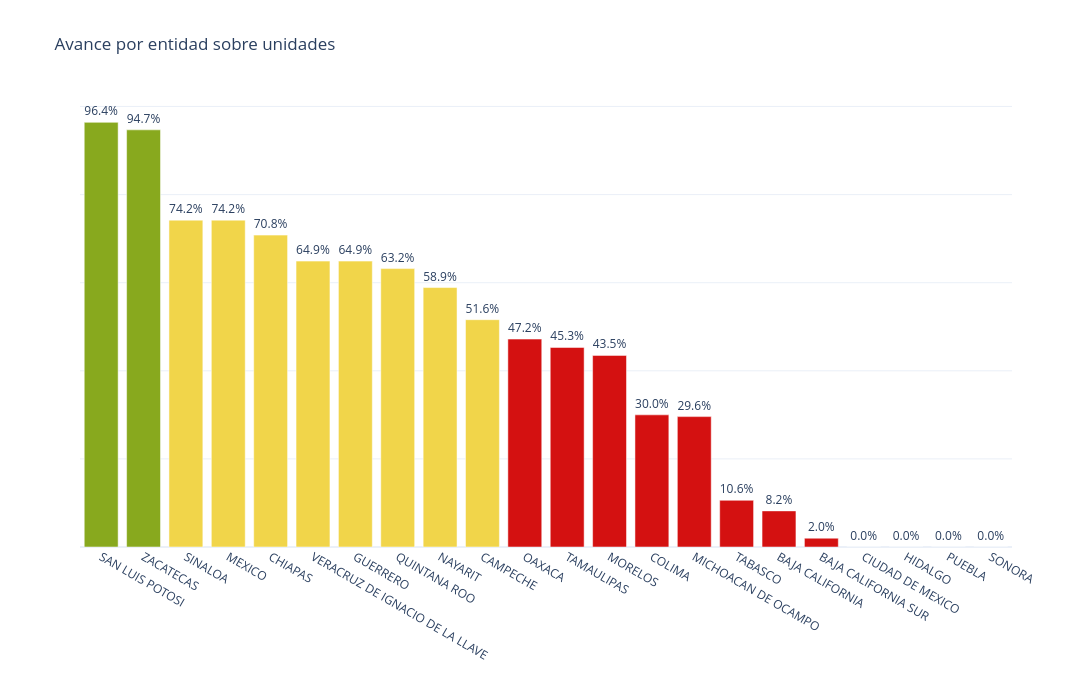

Notebook code cell kept with this figure:
### Markdown cell above
## graficas

### Code cell
import plotly.express as px

# Tabla base para la grafica
tabla = tabla_avance.sort_values("porcentaje", ascending=False).copy()

# Lista de CLUES faltantes por entidad para hover
faltantes_hover = (
    faltantes_por_estados
    .groupby("entidad")["clues_imb"]
    .apply(lambda s: "<br>".join(sorted(s.astype(str).unique())))
    .reset_index(name="clues_faltantes_hover")
)

tabla = tabla.merge(faltantes_hover, on="entidad", how="left")
tabla["clues_faltantes_hover"] = tabla["clues_faltantes_hover"].fillna("Sin CLUES faltantes")

# Semaforo de colores
tabla["color"] = tabla["porcentaje"].apply(
    lambda p:
        "#0D5D2A" if p == 100 else
        "#88A91E" if p >= 80 else
        "#F1D54A" if p >= 50 else
        "#D41111"
)

fig = px.bar(
    tabla,
    x="entidad",
    y="porcentaje",
    text="porcentaje",
    title="Avance por entidad sobre unidades",
    custom_data=["clues_faltantes_hover"]
)

fig.update_traces(
    marker_color=tabla["color"],
    texttemplate="%{text:.1f}%",
    textposition="outside",
    hovertemplate="<b>%{x}</b><br>CLUES faltantes:<br>%{customdata[0]}<extra></extra>"
)

fig.update_yaxes(showticklabels=False)

fig.update_layout(
    xaxis_title="",
    yaxis_title="",
    template="plotly_white",
    width=1200,
    height=700
)

fig.show()

### Figure 1 — Plotly figure (JSON) as saved in the notebook; plotly's stock layout.template omitted (floating-point values rounded to 4 significant figures)
{"data": [{"customdata": [["SPIMB001944"], ["ZSIMB001624"], ["SLIMB000084<br>SLIMB000586<br>SLIMB000755<br>SLIMB000760<br>SLIMB000801<br>SLIMB000813<br>SLIMB001402<br>SLIMB001472<br>SLIMB001781<br>SLIMB001793<br>SLIMB001805<br>SLIMB002201<br>SLIMB002283<br>SLIMB002353<br>SLIMB002662<br>SLIMB003012<br>SLIMB003041"], ["MCIMB000902<br>MCIMB000931<br>MCIMB000984<br>MCIMB001001<br>MCIMB001276<br>MCIMB001713<br>MCIMB001812<br>MCIMB002063<br>MCIMB002075<br>MCIMB002080<br>MCIMB002092<br>MCIMB002104<br>MCIMB002116<br>MCIMB002121<br>MCIMB002133<br>MCIMB002150<br>MCIMB002162<br>MCIMB002174<br>MCIMB002186<br>MCIMB002203<br>MCIMB002430<br>MCIMB002442<br>MCIMB002454<br>MCIMB002466<br>MCIMB002471<br>MCIMB002483<br>MCIMB002495<br>MCIMB002500<br>MCIMB002524<br>MCIMB002536<br>MCIMB003854<br>MCIMB003912<br>MCIMB003953<br>MCIMB003970<br>MCIMB003982<br>MCIMB005382<br>MCIMB006596<br>MCIMB006613<br>MCIMB006765<br>MCIMB008025<br>MCIMB008054<br>MCIMB008066<br>MCIMB008071<br>MCIMB008416<br>MCIMB008865<br>MCIMB008870<br>MCIMB008882<br>MCIMB008906<br>MCIMB009010<br>MCIMB009244<br>MCIMB009355<br>MCIMB009565<br>MCIMB009570<br>MCIMB009582<br>MCIMB009874<br>MCIMB010026<br>MCIMB011093"], ["CSIMB000076<br>CSIMB001522<br>CSIMB001604<br>CSIMB001621<br>CSIMB002246<br>CSIMB004573<br>CSIMB004882"], ["VZIMB000633<br>VZIMB000843<br>VZIMB000855<br>VZIMB000860<br>VZIMB000872<br>VZIMB001140<br>VZIMB001770<br>VZIMB002371<br>VZIMB002383<br>VZIMB003375<br>VZIMB003392<br>VZIMB003404<br>VZIMB003445<br>VZIMB003450<br>VZIMB003783<br>VZIMB004273<br>VZIMB005550<br>VZIMB005586<br>VZIMB005591<br>VZIMB005615<br>VZIMB006426<br>VZIMB006431<br>VZIMB007020<br>VZIMB007032<br>VZIMB007633<br>VZIMB008543<br>VZIMB008700"], ["GRIMB000041<br>GRIMB000065<br>GRIMB000070<br>GRIMB000082<br>GRIMB000164<br>GRIMB000193<br>GRIMB000234<br>GRIMB000251<br>GRIMB000263<br>GRIMB000280<br>GRIMB000374<br>GRIMB000386<br>GRIMB000473<br>GRIMB000642<br>GRIMB000666<br>GRIMB000671<br>GRIMB000683<br>GRIMB000695<br>GRIMB000700<br>GRIMB000712<br>GRIMB000724<br>GRIMB000736<br>GRIMB000741<br>GRIMB000753<br>GRIMB000765<br>GRIMB000770<br>GRIMB000782<br>GRIMB000794<br>GRIMB000806<br>GRIMB000840<br>GRIMB000864<br>GRIMB000881<br>GRIMB000893<br>GRIMB001086<br>GRIMB001091<br>GRIMB001214<br>GRIMB001330<br>GRIMB001366<br>GRIMB001412<br>GRIMB001424<br>GRIMB001506<br>GRIMB001511<br>GRIMB001523<br>GRIMB001535<br>GRIMB001540<br>GRIMB001552<br>GRIMB001564<br>GRIMB001634<br>GRIMB001646<br>GRIMB001651<br>GRIMB001721<br>GRIMB001856<br>GRIMB001861<br>GRIMB001873<br>GRIMB001926<br>GRIMB001931<br>GRIMB001996<br>GRIMB002141<br>GRIMB002182<br>GRIMB002194<br>GRIMB002206<br>GRIMB002211<br>GRIMB002281<br>GRIMB002293<br>GRIMB002305<br>GRIMB002310<br>GRIMB002322<br>GRIMB002334<br>GRIMB002346<br>GRIMB002351<br>GRIMB002363<br>GRIMB002375<br>GRIMB002380<br>GRIMB002392<br>GRIMB002404<br>GRIMB002416<br>GRIMB002421<br>GRIMB002445<br>GRIMB002450<br>GRIMB002462<br>GRIMB002491<br>GRIMB002561<br>GRIMB002573<br>GRIMB002585<br>GRIMB002590<br>GRIMB002602<br>GRIMB002614<br>GRIMB002631<br>GRIMB002643<br>GRIMB002713<br>GRIMB002976<br>GRIMB002981<br>GRIMB002993<br>GRIMB003220<br>GRIMB003244<br>GRIMB003256<br>GRIMB003261<br>GRIMB003326<br>GRIMB003360<br>GRIMB003384<br>GRIMB003466<br>GRIMB003495<br>GRIMB003635<br>GRIMB003640<br>GRIMB003652<br>GRIMB003693<br>GRIMB003734<br>GRIMB003990<br>GRIMB004113<br>GRIMB004130<br>GRIMB004171<br>GRIMB004183<br>GRIMB004200<br>GRIMB004620<br>GRIMB004632<br>GRIMB004801<br>GRIMB004953<br>GRIMB005303<br>GRIMB005571<br>GRIMB005583<br>GRIMB005595<br>GRIMB005600<br>GRIMB005612<br>GRIMB005624<br>GRIMB005636<br>GRIMB005665<br>GRIMB005682<br>GRIMB005694<br>GRIMB005706<br>GRIMB005711<br>GRIMB005723<br>GRIMB005735<br>GRIMB005740<br>GRIMB006172<br>GRIMB006225<br>GRIMB006312<br>GRIMB006336<br>GRIMB006353<br>GRIMB006394<br>GRIMB006411<br>GRIMB006423<br>GRIMB006505<br>GRIMB006510<br>GRIMB006522<br>GRIMB006534<br>GRIMB006546<br>GRIMB006563<br>GRIMB006575<br>GRIMB006621<br>GRIMB006645<br>GRIMB006674<br>GRIMB006703<br>GRIMB006773<br>GRIMB007036<br>GRIMB007053<br>GRIMB007111<br>GRIMB007123<br>GRIMB007135<br>GRIMB007700<br>GRIMB007794<br>GRIMB007806<br>GRIMB007811<br>GRIMB007823<br>GRIMB007835<br>GRIMB007975<br>GRIMB008156<br>GRIMB008173<br>GRIMB008190<br>GRIMB008214<br>GRIMB008226<br>GRIMB008313<br>GRIMB008325<br>GRIMB008383<br>GRIMB008400<br>GRIMB008412<br>GRIMB008424<br>GRIMB008494<br>GRIMB008511<br>GRIMB008540<br>GRIMB008576<br>GRIMB008581<br>GRIMB008605<br>GRIMB008646<br>GRIMB008651<br>GRIMB008680<br>GRIMB008704<br>GRIMB008861<br>GRIMB008914<br>GRIMB008955<br>GRIMB008972<br>GRIMB009025<br>GRIMB009165<br>GRIMB009170<br>GRIMB009211<br>GRIMB009235<br>GRIMB009293<br>GRIMB009305<br>GRIMB009375<br>GRIMB009404<br>GRIMB009416<br>GRIMB009655<br>GRIMB009660<br>GRIMB009725<br>GRIMB010413<br>GRIMB010454<br>GRIMB010466<br>GRIMB010483<br>GRIMB010565"], ["QRIMB000042<br>QRIMB000095<br>QRIMB000100<br>QRIMB000165<br>QRIMB000223<br>QRIMB000264<br>QRIMB000281<br>QRIMB000310<br>QRIMB000334<br>QRIMB000404<br>QRIMB000450<br>QRIMB000486<br>QRIMB000532<br>QRIMB000556<br>QRIMB000573<br>QRIMB000590<br>QRIMB000602<br>QRIMB000614<br>QRIMB000643<br>QRIMB000672<br>QRIMB000696<br>QRIMB000725<br>QRIMB000742<br>QRIMB000754<br>QRIMB000824<br>QRIMB000836<br>QRIMB000841<br>QRIMB000911<br>QRIMB000935<br>QRIMB000940<br>QRIMB000952<br>QRIMB001005<br>QRIMB001010<br>QRIMB001121<br>QRIMB001162<br>QRIMB001186<br>QRIMB001244<br>QRIMB001273<br>QRIMB001302<br>QRIMB001413<br>QRIMB001442<br>QRIMB001541<br>QRIMB001553<br>QRIMB001594<br>QRIMB001681<br>QRIMB001746<br>QRIMB001751<br>QRIMB001763<br>QRIMB001915"], ["NTIMB000423<br>NTIMB000435<br>NTIMB000440<br>NTIMB000452<br>NTIMB000464<br>NTIMB000481<br>NTIMB000493<br>NTIMB000505<br>NTIMB001012<br>NTIMB001094<br>NTIMB001251<br>NTIMB001263<br>NTIMB001321<br>NTIMB001350<br>NTIMB001362<br>NTIMB001391<br>NTIMB001420<br>NTIMB001461<br>NTIMB001601<br>NTIMB001625<br>NTIMB001782<br>NTIMB001794<br>NTIMB002721"], ["CCIMB000085<br>CCIMB000090<br>CCIMB000114<br>CCIMB000126<br>CCIMB000464<br>CCIMB000476<br>CCIMB000481<br>CCIMB000493<br>CCIMB000592<br>CCIMB000645<br>CCIMB000650<br>CCIMB000790<br>CCIMB000814<br>CCIMB000826<br>CCIMB000872"], ["OCIMB000024<br>OCIMB000910<br>OCIMB000922<br>OCIMB000934<br>OCIMB001395<br>OCIMB001412<br>OCIMB001540<br>OCIMB001552<br>OCIMB001576<br>OCIMB001605<br>OCIMB001955<br>OCIMB002416<br>OCIMB002742<br>OCIMB003582<br>OCIMB004241<br>OCIMB005286<br>OCIMB005484<br>OCIMB005974<br>OCIMB006184<br>OCIMB006592<br>OCIMB006621<br>OCIMB007490<br>OCIMB007526<br>OCIMB007770<br>OCIMB008750<br>OCIMB009112<br>OCIMB009590<br>OCIMB009614"], ["TSIMB000111<br>TSIMB000222<br>TSIMB000321<br>TSIMB000391<br>TSIMB000485<br>TSIMB000613<br>TSIMB000753<br>TSIMB000765<br>TSIMB000770<br>TSIMB000782<br>TSIMB000794<br>TSIMB000806<br>TSIMB000811<br>TSIMB000823<br>TSIMB001074<br>TSIMB001120<br>TSIMB001156<br>TSIMB001173<br>TSIMB001185<br>TSIMB001190<br>TSIMB001272<br>TSIMB001296<br>TSIMB001301<br>TSIMB001313<br>TSIMB001325<br>TSIMB001330<br>TSIMB001342<br>TSIMB001354<br>TSIMB001366<br>TSIMB001441<br>TSIMB001453<br>TSIMB001692<br>TSIMB001716<br>TSIMB001721<br>TSIMB001733<br>TSIMB001762<br>TSIMB001774<br>TSIMB001791<br>TSIMB001803<br>TSIMB001815<br>TSIMB001960<br>TSIMB001972<br>TSIMB001984<br>TSIMB002001<br>TSIMB002013<br>TSIMB002025<br>TSIMB002030<br>TSIMB002042<br>TSIMB002054<br>TSIMB002100<br>TSIMB002124<br>TSIMB002153<br>TSIMB002165<br>TSIMB002235<br>TSIMB002281<br>TSIMB002346<br>TSIMB002375<br>TSIMB002380<br>TSIMB002392<br>TSIMB002503<br>TSIMB002515<br>TSIMB002556<br>TSIMB002573<br>TSIMB002993<br>TSIMB003022<br>TSIMB003034<br>TSIMB003092<br>TSIMB003116<br>TSIMB003121<br>TSIMB003133<br>TSIMB003162<br>TSIMB003174<br>TSIMB003186<br>TSIMB003191<br>TSIMB003203<br>TSIMB003215<br>TSIMB003220<br>TSIMB003232<br>TSIMB003256<br>TSIMB003273<br>TSIMB003471<br>TSIMB003565"], ["MSIMB000304<br>MSIMB000333<br>MSIMB000374<br>MSIMB000403<br>MSIMB000415<br>MSIMB000420<br>MSIMB000456<br>MSIMB000461<br>MSIMB000502<br>MSIMB000531<br>MSIMB000543<br>MSIMB000555<br>MSIMB000560<br>MSIMB000584<br>MSIMB000596<br>MSIMB000700<br>MSIMB000712<br>MSIMB000736<br>MSIMB000741<br>MSIMB000765<br>MSIMB000811<br>MSIMB001226<br>MSIMB002095<br>MSIMB002276<br>MSIMB002281<br>MSIMB002375"], ["CMIMB000260<br>CMIMB000296<br>CMIMB000482<br>CMIMB000494<br>CMIMB000506<br>CMIMB000511<br>CMIMB000523<br>CMIMB000535<br>CMIMB000540<br>CMIMB000564<br>CMIMB000576<br>CMIMB000581<br>CMIMB000593<br>CMIMB000622<br>CMIMB000634<br>CMIMB000651<br>CMIMB000680<br>CMIMB000692<br>CMIMB000704<br>CMIMB000716<br>CMIMB000721<br>CMIMB000733<br>CMIMB000750<br>CMIMB000762<br>CMIMB000774<br>CMIMB000791<br>CMIMB000803<br>CMIMB000815<br>CMIMB000820<br>CMIMB000955<br>CMIMB000984<br>CMIMB001001<br>CMIMB001013<br>CMIMB001025<br>CMIMB001030<br>CMIMB001042<br>CMIMB001054<br>CMIMB001066<br>CMIMB001095<br>CMIMB001124<br>CMIMB001293<br>CMIMB001305"], ["MNIMB000131<br>MNIMB000580<br>MNIMB001205<br>MNIMB001345<br>MNIMB001444<br>MNIMB001456<br>MNIMB001461<br>MNIMB001490<br>MNIMB001502<br>MNIMB001526<br>MNIMB001531<br>MNIMB001543<br>MNIMB002366<br>MNIMB002482<br>MNIMB002914<br>MNIMB002955<br>MNIMB003071<br>MNIMB003894<br>MNIMB004010"], ["TCIMB000045<br>TCIMB000050<br>TCIMB000062<br>TCIMB000074<br>TCIMB000086<br>TCIMB000091<br>TCIMB000120<br>TCIMB000144<br>TCIMB000156<br>TCIMB000161<br>TCIMB000173<br>TCIMB000185<br>TCIMB000535<br>TCIMB000540<br>TCIMB000552<br>TCIMB000564<br>TCIMB000576<br>TCIMB000593<br>TCIMB000610<br>TCIMB000622<br>TCIMB000634<br>TCIMB000646<br>TCIMB000651<br>TCIMB000663<br>TCIMB000680<br>TCIMB000692<br>TCIMB000704<br>TCIMB000721<br>TCIMB000733<br>TCIMB000745<br>TCIMB000750<br>TCIMB000820<br>TCIMB000832<br>TCIMB000844<br>TCIMB000856<br>TCIMB000861<br>TCIMB000873<br>TCIMB000885<br>TCIMB000890<br>TCIMB000926<br>TCIMB000943<br>TCIMB000960<br>TCIMB001001<br>TCIMB001013<br>TCIMB001030<br>TCIMB001042<br>TCIMB001054<br>TCIMB001100<br>TCIMB001124<br>TCIMB001165<br>TCIMB001170<br>TCIMB001182<br>TCIMB001206<br>TCIMB001223<br>TCIMB001235<br>TCIMB001264<br>TCIMB001940<br>TCIMB001993<br>TCIMB002063<br>TCIMB002746<br>TCIMB002780<br>TCIMB002903<br>TCIMB003154<br>TCIMB003270<br>TCIMB003381<br>TCIMB003603<br>TCIMB003620<br>TCIMB003632<br>TCIMB003644<br>TCIMB003661<br>TCIMB003690<br>TCIMB003702<br>TCIMB003714<br>TCIMB003726<br>TCIMB003731<br>TCIMB003743<br>TCIMB003755<br>TCIMB003760<br>TCIMB003784<br>TCIMB003796<br>TCIMB003813<br>TCIMB003825<br>TCIMB003900<br>TCIMB003912<br>TCIMB003924<br>TCIMB003936<br>TCIMB004134<br>TCIMB004233<br>TCIMB004286<br>TCIMB004315<br>TCIMB004320<br>TCIMB004385<br>TCIMB004402<br>TCIMB004414<br>TCIMB004426<br>TCIMB004455<br>TCIMB004460<br>TCIMB004496<br>TCIMB004501<br>TCIMB004525<br>TCIMB004542<br>TCIMB004554<br>TCIMB004566<br>TCIMB004571<br>TCIMB004595<br>TCIMB004600<br>TCIMB004665<br>TCIMB004694<br>TCIMB004706<br>TCIMB004740<br>TCIMB004752<br>TCIMB004846<br>TCIMB004991<br>TCIMB005126<br>TCIMB005336<br>TCIMB005370<br>TCIMB005411<br>TCIMB005510"], ["BCIMB000051<br>BCIMB000063<br>BCIMB000075<br>BCIMB000104<br>BCIMB000116<br>BCIMB000121<br>BCIMB000133<br>BCIMB000162<br>BCIMB000186<br>BCIMB000191<br>BCIMB000285<br>BCIMB000372<br>BCIMB000384<br>BCIMB000396<br>BCIMB000401<br>BCIMB000413<br>BCIMB000425<br>BCIMB000430<br>BCIMB000442<br>BCIMB000454<br>BCIMB000466<br>BCIMB000471<br>BCIMB000483<br>BCIMB000495<br>BCIMB000594<br>BCIMB000606<br>BCIMB000635<br>BCIMB000640<br>BCIMB000693<br>BCIMB000845<br>BCIMB000850<br>BCIMB000862<br>BCIMB000874<br>BCIMB000886<br>BCIMB000891<br>BCIMB000903<br>BCIMB000915<br>BCIMB000920<br>BCIMB000932<br>BCIMB000944<br>BCIMB000956<br>BCIMB000961<br>BCIMB000973<br>BCIMB000985<br>BCIMB001002<br>BCIMB001014<br>BCIMB001026<br>BCIMB001031<br>BCIMB001043<br>BCIMB001055<br>BCIMB001060<br>BCIMB001072<br>BCIMB001096<br>BCIMB001101<br>BCIMB001270<br>BCIMB001410<br>BCIMB001446<br>BCIMB001451<br>BCIMB001475<br>BCIMB001504<br>BCIMB001516<br>BCIMB001521<br>BCIMB001620<br>BCIMB001661<br>BCIMB001731<br>BCIMB001755<br>BCIMB001760"], ["BSIMB000013<br>BSIMB000025<br>BSIMB000054<br>BSIMB000066<br>BSIMB000071<br>BSIMB000083<br>BSIMB000095<br>BSIMB000100<br>BSIMB000112<br>BSIMB000136<br>BSIMB000153<br>BSIMB000165<br>BSIMB000170<br>BSIMB000182<br>BSIMB000194<br>BSIMB000206<br>BSIMB000211<br>BSIMB000235<br>BSIMB000264<br>BSIMB000276<br>BSIMB000281<br>BSIMB000293<br>BSIMB000305<br>BSIMB000310<br>BSIMB000322<br>BSIMB000334<br>BSIMB000351<br>BSIMB000363<br>BSIMB000375<br>BSIMB000380<br>BSIMB000392<br>BSIMB000404<br>BSIMB000416<br>BSIMB000421<br>BSIMB000433<br>BSIMB000445<br>BSIMB000450<br>BSIMB000462<br>BSIMB000474<br>BSIMB000486<br>BSIMB000491<br>BSIMB000515<br>BSIMB000532<br>BSIMB000684<br>BSIMB000696<br>BSIMB000701<br>BSIMB000725<br>BSIMB000730<br>BSIMB000771<br>BSIMB000800"], ["DFIMB000055<br>DFIMB000060<br>DFIMB000072<br>DFIMB000084<br>DFIMB000096<br>DFIMB000101<br>DFIMB000113<br>DFIMB000125<br>DFIMB000130<br>DFIMB000154<br>DFIMB000166<br>DFIMB000171<br>DFIMB000195<br>DFIMB000200<br>DFIMB000212<br>DFIMB000224<br>DFIMB000236<br>DFIMB000241<br>DFIMB000253<br>DFIMB000265<br>DFIMB000270<br>DFIMB000282<br>DFIMB000294<br>DFIMB000306<br>DFIMB000311<br>DFIMB000323<br>DFIMB000335<br>DFIMB000340<br>DFIMB000364<br>DFIMB000376<br>DFIMB000381<br>DFIMB000393<br>DFIMB000405<br>DFIMB000463<br>DFIMB000475<br>DFIMB000480<br>DFIMB000492<br>DFIMB000504<br>DFIMB000516<br>DFIMB000521<br>DFIMB000533<br>DFIMB000545<br>DFIMB000550<br>DFIMB000562<br>DFIMB000574<br>DFIMB000586<br>DFIMB000591<br>DFIMB000603<br>DFIMB000615<br>DFIMB000620<br>DFIMB000632<br>DFIMB000644<br>DFIMB000656<br>DFIMB000661<br>DFIMB000673<br>DFIMB000685<br>DFIMB000690<br>DFIMB000702<br>DFIMB000714<br>DFIMB000726<br>DFIMB000731<br>DFIMB000743<br>DFIMB000755<br>DFIMB000772<br>DFIMB000784<br>DFIMB000796<br>DFIMB000801<br>DFIMB000813<br>DFIMB000854<br>DFIMB000871<br>DFIMB000883<br>DFIMB000895<br>DFIMB000900<br>DFIMB000912<br>DFIMB000924<br>DFIMB000936<br>DFIMB000941<br>DFIMB000953<br>DFIMB000965<br>DFIMB000970<br>DFIMB000982<br>DFIMB000994<br>DFIMB001006<br>DFIMB001011<br>DFIMB001023<br>DFIMB001035<br>DFIMB001040<br>DFIMB001052<br>DFIMB001076<br>DFIMB001081<br>DFIMB001093<br>DFIMB001105<br>DFIMB001122<br>DFIMB001134<br>DFIMB001146<br>DFIMB001262<br>DFIMB001274<br>DFIMB001286<br>DFIMB001291<br>DFIMB001303<br>DFIMB001320<br>DFIMB001332<br>DFIMB001344<br>DFIMB001356<br>DFIMB001361<br>DFIMB001373<br>DFIMB001390<br>DFIMB001402<br>DFIMB001426<br>DFIMB001443<br>DFIMB001455<br>DFIMB001472<br>DFIMB001484<br>DFIMB001496<br>DFIMB001501<br>DFIMB001513<br>DFIMB001525<br>DFIMB001530<br>DFIMB001542<br>DFIMB001554<br>DFIMB001566<br>DFIMB001571<br>DFIMB001583<br>DFIMB001595<br>DFIMB001600<br>DFIMB001612<br>DFIMB001624<br>DFIMB001636<br>DFIMB001641<br>DFIMB001653<br>DFIMB001665<br>DFIMB001670<br>DFIMB001682<br>DFIMB001723<br>DFIMB001735<br>DFIMB001740<br>DFIMB001752<br>DFIMB001764<br>DFIMB001776<br>DFIMB001781<br>DFIMB001793<br>DFIMB001805<br>DFIMB001810<br>DFIMB001846<br>DFIMB001851<br>DFIMB001945<br>DFIMB001950<br>DFIMB001974<br>DFIMB001986<br>DFIMB001991<br>DFIMB002032<br>DFIMB002044<br>DFIMB002056<br>DFIMB002061<br>DFIMB002073<br>DFIMB002126<br>DFIMB002131<br>DFIMB002143<br>DFIMB002155<br>DFIMB002160<br>DFIMB002172<br>DFIMB002184<br>DFIMB002196<br>DFIMB002201<br>DFIMB002213<br>DFIMB002225<br>DFIMB002230<br>DFIMB002242<br>DFIMB002254<br>DFIMB002295<br>DFIMB002312<br>DFIMB002394<br>DFIMB002406<br>DFIMB002423<br>DFIMB002452<br>DFIMB002464<br>DFIMB002476<br>DFIMB002481<br>DFIMB002493<br>DFIMB002505<br>DFIMB002510<br>DFIMB002522<br>DFIMB002534<br>DFIMB002580<br>DFIMB003111<br>DFIMB003123<br>DFIMB003140<br>DFIMB003164<br>DFIMB003176<br>DFIMB003181<br>DFIMB003193<br>DFIMB003205"], ["HGIMB000530<br>HGIMB002292<br>HGIMB002316<br>HGIMB002321<br>HGIMB002345<br>HGIMB002350<br>HGIMB002362<br>HGIMB002374<br>HGIMB002386<br>HGIMB002391<br>HGIMB002403<br>HGIMB002456<br>HGIMB003016<br>HGIMB003021<br>HGIMB003173<br>HGIMB003190<br>HGIMB003400<br>HGIMB003762<br>HGIMB003774<br>HGIMB003844<br>HGIMB003890<br>HGIMB004276<br>HGIMB004404<br>HGIMB004783"], ["PLIMB000281<br>PLIMB001804<br>PLIMB001821<br>PLIMB001833<br>PLIMB001845<br>PLIMB001862<br>PLIMB001886<br>PLIMB001891<br>PLIMB001903<br>PLIMB003810<br>PLIMB005280<br>PLIMB005543<br>PLIMB005560<br>PLIMB005864<br>PLIMB005975<br>PLIMB006902"], ["SRIMB000045<br>SRIMB000062<br>SRIMB000086<br>SRIMB000103<br>SRIMB000115<br>SRIMB000120<br>SRIMB000132<br>SRIMB000161<br>SRIMB000173<br>SRIMB000185<br>SRIMB000190<br>SRIMB000226<br>SRIMB000231<br>SRIMB000243<br>SRIMB000255<br>SRIMB000260<br>SRIMB000284<br>SRIMB000301<br>SRIMB000313<br>SRIMB000325<br>SRIMB000400<br>SRIMB000412<br>SRIMB000441<br>SRIMB000465<br>SRIMB000470<br>SRIMB000482<br>SRIMB000494<br>SRIMB000506<br>SRIMB000564<br>SRIMB000593<br>SRIMB000605<br>SRIMB000610<br>SRIMB000622<br>SRIMB000651<br>SRIMB000663<br>SRIMB000820<br>SRIMB000832<br>SRIMB000861<br>SRIMB000890<br>SRIMB000943<br>SRIMB000955<br>SRIMB000960<br>SRIMB000972<br>SRIMB000984<br>SRIMB000996<br>SRIMB001001<br>SRIMB001013<br>SRIMB001025<br>SRIMB001030<br>SRIMB001042<br>SRIMB001066<br>SRIMB001071<br>SRIMB001083<br>SRIMB001100<br>SRIMB001112<br>SRIMB001124<br>SRIMB001136<br>SRIMB001141<br>SRIMB001334<br>SRIMB001346<br>SRIMB001375<br>SRIMB001380<br>SRIMB001392<br>SRIMB001416<br>SRIMB001421<br>SRIMB001433<br>SRIMB001445<br>SRIMB001474<br>SRIMB001515<br>SRIMB001520<br>SRIMB001573<br>SRIMB001585<br>SRIMB001590<br>SRIMB001631<br>SRIMB001643<br>SRIMB001655<br>SRIMB001672<br>SRIMB001684<br>SRIMB001696<br>SRIMB001701<br>SRIMB001725<br>SRIMB001754<br>SRIMB001771<br>SRIMB001795<br>SRIMB001800<br>SRIMB001812<br>SRIMB001841<br>SRIMB001853<br>SRIMB001865<br>SRIMB001870<br>SRIMB001882<br>SRIMB001894<br>SRIMB001906<br>SRIMB001911<br>SRIMB001923<br>SRIMB001935<br>SRIMB001952<br>SRIMB001976<br>SRIMB001981<br>SRIMB001993<br>SRIMB002005<br>SRIMB002010<br>SRIMB002022<br>SRIMB002034<br>SRIMB002046<br>SRIMB002051<br>SRIMB002133<br>SRIMB002145<br>SRIMB002150<br>SRIMB002162<br>SRIMB002232<br>SRIMB002331<br>SRIMB002343<br>SRIMB002384<br>SRIMB002396<br>SRIMB002401<br>SRIMB002413<br>SRIMB002430<br>SRIMB002565<br>SRIMB002570<br>SRIMB002763<br>SRIMB002780<br>SRIMB002804"]], "hovertemplate": "<b>%{x}</b><br>CLUES faltantes:<br>%{customdata[0]}<extra></extra>", "legendgroup": "", "marker": {"color": ["#88A91E", "#88A91E", "#F1D54A", "#F1D54A", "#F1D54A", "#F1D54A", "#F1D54A", "#F1D54A", "#F1D54A", "#F1D54A", "#D41111", "#D41111", "#D41111", "#D41111", "#D41111", "#D41111", "#D41111", "#D41111", "#D41111", "#D41111", "#D41111", "#D41111"], "pattern": {"shape": ""}}, "name": "", "orientation": "v", "showlegend": false, "text": [96.4, 94.7, 74.2, 74.2, 70.8, 64.9, 64.9, 63.2, 58.9, 51.6, 47.2, 45.3, 43.5, 30.0, 29.6, 10.6, 8.2, 2.0, 0.0, 0.0, 0.0, 0.0], "textposition": "outside", "texttemplate": "%{text:.1f}%", "type": "bar", "x": ["SAN LUIS POTOSI", "ZACATECAS", "SINALOA", "MEXICO", "CHIAPAS", "VERACRUZ DE IGNACIO DE LA LLAVE", "GUERRERO", "QUINTANA ROO", "NAYARIT", "CAMPECHE", "OAXACA", "TAMAULIPAS", "MORELOS", "COLIMA", "MICHOACAN DE OCAMPO", "TABASCO", "BAJA CALIFORNIA", "BAJA CALIFORNIA SUR", "CIUDAD DE MEXICO", "HIDALGO", "PUEBLA", "SONORA"], "xaxis": "x", "y": [96.4, 94.7, 74.2, 74.2, 70.8, 64.9, 64.9, 63.2, 58.9, 51.6, 47.2, 45.3, 43.5, 30.0, 29.6, 10.6, 8.2, 2.0, 0.0, 0.0, 0.0, 0.0], "yaxis": "y"}], "layout": {"barmode": "relative", "height": 700, "legend": {"tracegroupgap": 0}, "title": {"text": "Avance por entidad sobre unidades"}, "width": 1200, "xaxis": {"anchor": "y", "domain": [0, 1], "title": {"text": ""}}, "yaxis": {"anchor": "x", "domain": [0, 1], "showticklabels": false, "title": {"text": ""}}}}
